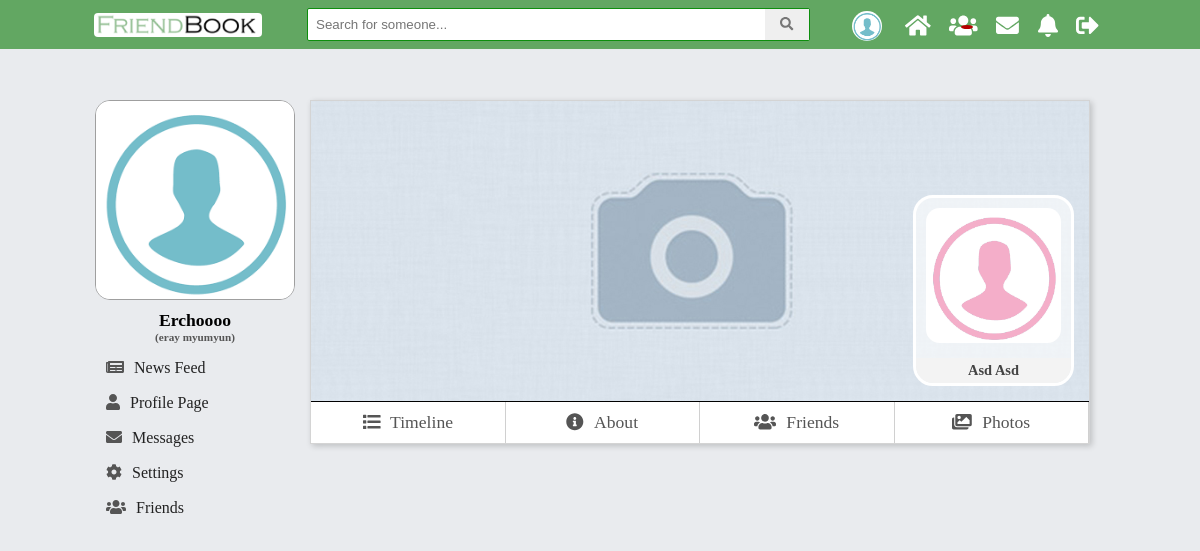
Page /V2.0/view/profile.php?id=6 (signed in) on the committed database.
### tables this page shows
CREATE TABLE `users` (
  `id` int(11) NOT NULL,
  `first_name` varchar(45) DEFAULT NULL,
  `last_name` varchar(45) DEFAULT NULL,
  `email` varchar(100) NOT NULL,
  `password` varchar(150) NOT NULL,
  `reg_date` timestamp NOT NULL DEFAULT CURRENT_TIMESTAMP ON UPDATE CURRENT_TIMESTAMP,
  `gender` varchar(45) NOT NULL,
  `birthday` date NOT NULL,
  `relation_status` varchar(30) DEFAULT NULL,
  `profile_pic` varchar(200) NOT NULL,
  `profile_cover` varchar(200) NOT NULL,
  `description` varchar(500) DEFAULT NULL,
  `display_name` varchar(45) DEFAULT NULL,
  `country_id` int(11) DEFAULT NULL,
  `mobile_number` int(11) DEFAULT NULL,
  `www` varchar(100) DEFAULT NULL,
  `skype` varchar(50) DEFAULT NULL
);

### V2.0/model/users_dao.php (called while the page is built, shortened)
<?php
function getUserInfo($user_id) {
    $pdo = $GLOBALS['pdo'];
    $statement = $pdo->prepare("SELECT profile_pic, profile_cover, id, first_name, last_name
                                FROM users
                                WHERE users.id = ?
                                ");
    $statement->execute(array($user_id));
    $result = $statement->fetch(PDO::FETCH_ASSOC);
    return $result;
}

### V2.0/view/profile.php (the view, shortened to what this page needs)
<?php
    require_once "../include/header.php";
    require_once  "../include/mainHeader.php";
    require_once "../model/users_dao.php";
    if(isset($_GET['id'])){
        $userIdInfo = getUserInfo(htmlentities($_GET['id']));
        $profilePic = $userIdInfo["profile_pic"];
        $profileCover = $userIdInfo["profile_cover"];
        $userName = $userIdInfo["first_name"] . " " . $userIdInfo["last_name"];
    }
    else{
        $profilePic = $_SESSION["logged"]["profile_pic"];
        $profileCover = $_SESSION["logged"]["profile_cover"];
        $allPosts = getOwnPosts($_SESSION["logged"]["id"]);
    }
?>
    <div id="left-col-grid">
        <div class="lwrap">
            <?php
            require_once  "../include/modules/leftProfileInfo.php";
            require_once  "../include/modules/leftNav.php";
            ?>
        </div>
    </div>
    <div id="content-grid">
        <div id="profileHolder">
            <div id="cover">
                <img  id="cover_img" src="<?php echo $profileCover; ?>" alt="user cover picture">
                <?php
                if(isset($_GET["id"]) && $_GET["id"] != $_SESSION["logged"]["id"]){
                    ?>
                    <div id="userPictrue">
                        <img  id="other_cover_img" src="<?php echo $profilePic; ?>" alt="user profile picture">
                        <div class="profile-mini-name"><?php echo $userName; ?></div>
                    </div>
                    <?php
                }
                        ?>
            </div>
            <?php require_once '../include/profile_nav.php'; ?>
        </div>
    </div>
<?php
    require_once "../include/mainFooter.php";
    require_once "../include/footer.php";
?>

### V2.0/assets/css/main.css (style rules this page uses)
body { font-size: 1.1em; padding: 0; background-color: #e9ebee; margin: 0; padding-top: 50px; }
#left-col-grid { grid-area: left; }
#content-grid { grid-area: main; }
#left-col-grid { box-sizing: border-box; position: relative; width: 200px; }
#left-col-grid > *,#right-col-grid > * { position: fixed; width: inherit; }
div#userPictrue { position: absolute; background: #ffffff96; bottom: 15px; right: 15px; text-align: center; border-radius: 20px; overflow: hidden; border: 3px solid white; }
div#userPictrue img { max-width: 135px; border-radius: 10%; margin: 10px; }
div#cover { position: relative; height: 300px; width: 100%; overflow: hidden; }
div#profileHolder { background: white; box-shadow: 2px 2px 6px #00000030; border: 1px solid #0000002b; box-sizing: border-box; margin-bottom: 25px; }
.profile-mini-name { background: #f3f3f3; text-transform: capitalize; font-size: 0.9rem; font-weight: bold; color: #444; padding: 4px 0; box-sizing: border-box; }
img#cover_img { width: 100%; max-width: 778px; }

### rows in the picture
users: profile_cover (placeholder picture), profile_pic (placeholder picture), userName "Asd Asd"

### other values in the picture
$_SESSION['logged']["display_name"] "Erchoooo"
$_SESSION['logged']["full_name"] "eray myumyun"
